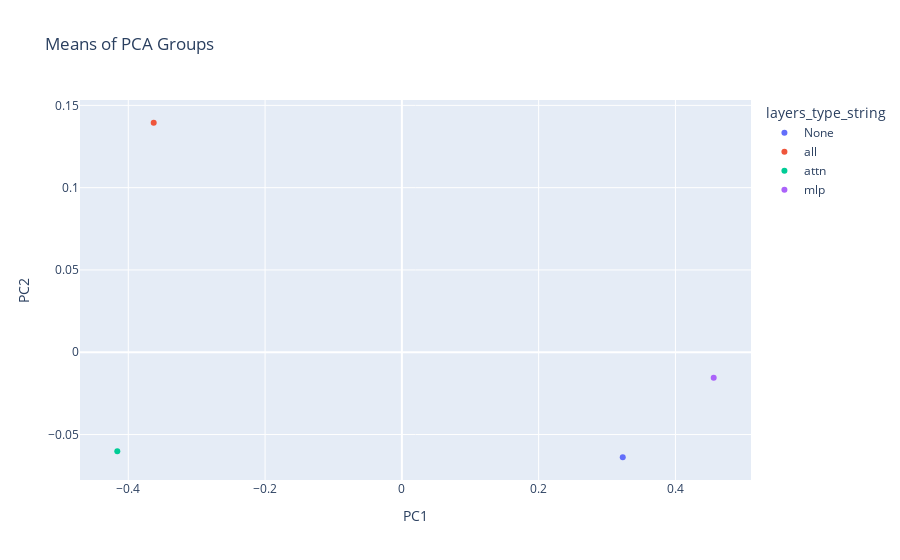

Here is the notebook cell this chart was saved with:
### Code cell
import plotly.graph_objects as go
pca_df = pd.DataFrame(embeddings_reduced, columns=['PC1', 'PC2'])
pca_df['layers_type_string'] = results_df['layers_type_string']

mean_pca_df = pca_df.groupby('layers_type_string').mean().reset_index()
print(mean_pca_df.head())

# fig.add_trace(px.scatter(mean_pca_df, x='PC1', y='PC2', color='temperature', symbol='layers_string', 
#                          title='Means of PCA Groups').data[0]):
mean_pca_df['type'] = 'Mean'
pca_df['type'] = 'Original'
combined_df = pd.concat([pca_df, mean_pca_df], ignore_index=True)
# fig = px.scatter(combined_df, x='PC1', y='PC2', color='temperature', symbol='layers_string', title='PCA of Sentence Embeddings')

# Plot mean points
mean_fig = px.scatter(mean_pca_df, x='PC1', y='PC2', color='layers_type_string', title='Means of PCA Groups')
    

mean_fig.show()

### Figure 1 — Plotly figure (JSON) as saved in the notebook; plotly's stock layout.template omitted (floating-point values rounded to 4 significant figures)
{"data": [{"hovertemplate": "layers_type_string=None<br>PC1=%{x}<br>PC2=%{y}<extra></extra>", "legendgroup": "None", "marker": {"color": "#636efa", "symbol": "circle"}, "mode": "markers", "name": "None", "orientation": "v", "showlegend": true, "type": "scatter", "x": [0.323], "xaxis": "x", "y": [-0.06379], "yaxis": "y"}, {"hovertemplate": "layers_type_string=all<br>PC1=%{x}<br>PC2=%{y}<extra></extra>", "legendgroup": "all", "marker": {"color": "#EF553B", "symbol": "circle"}, "mode": "markers", "name": "all", "orientation": "v", "showlegend": true, "type": "scatter", "x": [-0.3628], "xaxis": "x", "y": [0.1394], "yaxis": "y"}, {"hovertemplate": "layers_type_string=attn<br>PC1=%{x}<br>PC2=%{y}<extra></extra>", "legendgroup": "attn", "marker": {"color": "#00cc96", "symbol": "circle"}, "mode": "markers", "name": "attn", "orientation": "v", "showlegend": true, "type": "scatter", "x": [-0.4161], "xaxis": "x", "y": [-0.06008], "yaxis": "y"}, {"hovertemplate": "layers_type_string=mlp<br>PC1=%{x}<br>PC2=%{y}<extra></extra>", "legendgroup": "mlp", "marker": {"color": "#ab63fa", "symbol": "circle"}, "mode": "markers", "name": "mlp", "orientation": "v", "showlegend": true, "type": "scatter", "x": [0.4559], "xaxis": "x", "y": [-0.01556], "yaxis": "y"}], "layout": {"legend": {"title": {"text": "layers_type_string"}, "tracegroupgap": 0}, "title": {"text": "Means of PCA Groups"}, "xaxis": {"anchor": "y", "domain": [0, 1], "title": {"text": "PC1"}}, "yaxis": {"anchor": "x", "domain": [0, 1], "title": {"text": "PC2"}}}}
